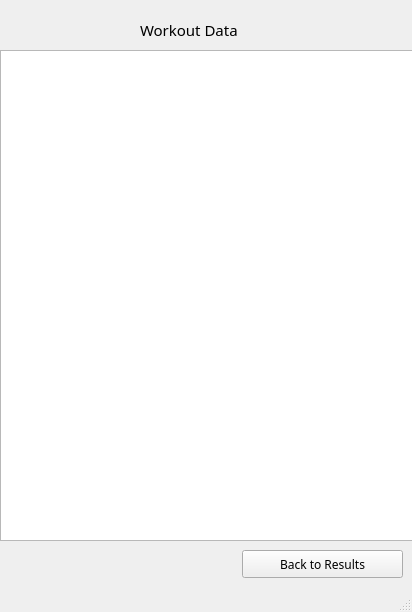
<?xml version="1.0" encoding="UTF-8"?>
<ui version="4.0">
 <class>list_workout_data</class>
 <widget class="QMainWindow" name="list_workout_data">
  <property name="geometry">
   <rect>
    <x>0</x>
    <y>0</y>
    <width>412</width>
    <height>612</height>
   </rect>
  </property>
  <property name="windowTitle">
   <string>MainWindow</string>
  </property>
  <widget class="QWidget" name="centralwidget">
   <widget class="QListView" name="listView">
    <property name="geometry">
     <rect>
      <x>0</x>
      <y>50</y>
      <width>421</width>
      <height>491</height>
     </rect>
    </property>
   </widget>
   <widget class="QPushButton" name="main_back">
    <property name="geometry">
     <rect>
      <x>242</x>
      <y>550</y>
      <width>161</width>
      <height>28</height>
     </rect>
    </property>
    <property name="font">
     <font>
      <family>Poppins</family>
     </font>
    </property>
    <property name="text">
     <string>Back to Results</string>
    </property>
   </widget>
   <widget class="QLabel" name="label">
    <property name="geometry">
     <rect>
      <x>140</x>
      <y>20</y>
      <width>131</width>
      <height>20</height>
     </rect>
    </property>
    <property name="font">
     <font>
      <family>Poppins</family>
      <pointsize>11</pointsize>
     </font>
    </property>
    <property name="text">
     <string>Workout Data</string>
    </property>
   </widget>
  </widget>
  <widget class="QStatusBar" name="statusbar"/>
 </widget>
 <resources/>
 <connections/>
</ui>
